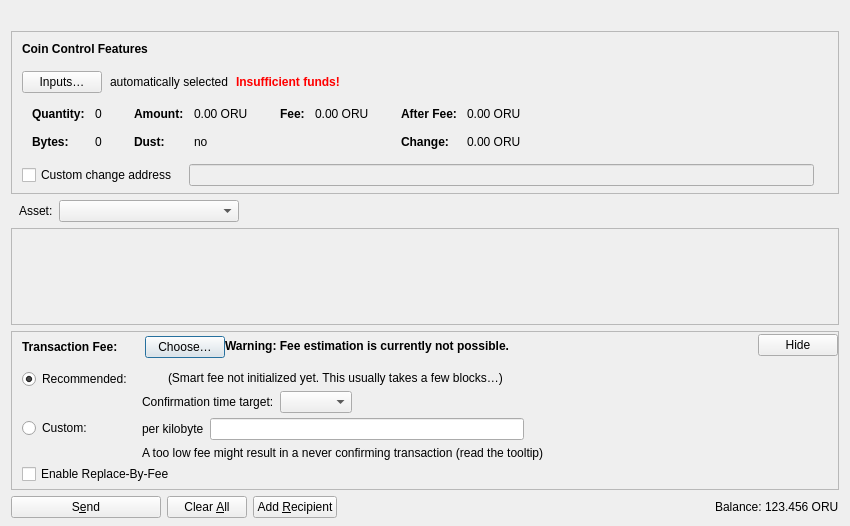
<?xml version="1.0" encoding="UTF-8"?>
<ui version="4.0">
 <class>SendCoinsDialog</class>
 <widget class="QDialog" name="SendCoinsDialog">
  <property name="geometry">
   <rect>
    <x>0</x>
    <y>0</y>
    <width>850</width>
    <height>526</height>
   </rect>
  </property>
  <property name="windowTitle">
   <string>Send Coins</string>
  </property>
  <layout class="QVBoxLayout" name="verticalLayout" stretch="0,0,0,1,0,0">
   <property name="bottomMargin">
    <number>8</number>
   </property>
   <item>
    <widget class="QLabel" name="labelExtremeSafetyWarning">
     <property name="wordWrap">
      <bool>true</bool>
     </property>
     <property name="visible">
      <bool>false</bool>
     </property>
     <property name="text">
      <string notr="true"/>
     </property>
    </widget>
   </item>
   <item>
    <widget class="QFrame" name="frameCoinControl">
     <property name="sizePolicy">
      <sizepolicy hsizetype="Expanding" vsizetype="Expanding">
       <horstretch>0</horstretch>
       <verstretch>0</verstretch>
      </sizepolicy>
     </property>
     <property name="maximumSize">
      <size>
       <width>16777215</width>
       <height>16777215</height>
      </size>
     </property>
     <property name="frameShape">
      <enum>QFrame::StyledPanel</enum>
     </property>
     <property name="frameShadow">
      <enum>QFrame::Sunken</enum>
     </property>
     <layout class="QVBoxLayout" name="verticalLayoutCoinControl2">
      <property name="spacing">
       <number>0</number>
      </property>
      <property name="leftMargin">
       <number>0</number>
      </property>
      <property name="topMargin">
       <number>0</number>
      </property>
      <property name="rightMargin">
       <number>0</number>
      </property>
      <property name="bottomMargin">
       <number>6</number>
      </property>
      <item>
       <layout class="QVBoxLayout" name="verticalLayoutCoinControl" stretch="0,0,0,0,1">
        <property name="spacing">
         <number>0</number>
        </property>
        <property name="leftMargin">
         <number>10</number>
        </property>
        <property name="topMargin">
         <number>10</number>
        </property>
        <item>
         <layout class="QHBoxLayout" name="horizontalLayoutCoinControl1">
          <property name="bottomMargin">
           <number>15</number>
          </property>
          <item>
           <widget class="QLabel" name="labelCoinControlFeatures">
            <property name="sizePolicy">
             <sizepolicy hsizetype="Preferred" vsizetype="Maximum">
              <horstretch>0</horstretch>
              <verstretch>0</verstretch>
             </sizepolicy>
            </property>
            <property name="font">
             <font>
              <weight>75</weight>
              <bold>true</bold>
             </font>
            </property>
            <property name="styleSheet">
             <string notr="true">font-weight:bold;</string>
            </property>
            <property name="text">
             <string>Coin Control Features</string>
            </property>
           </widget>
          </item>
         </layout>
        </item>
        <item>
         <layout class="QHBoxLayout" name="horizontalLayoutCoinControl2" stretch="0,0,0,0">
          <property name="spacing">
           <number>8</number>
          </property>
          <property name="bottomMargin">
           <number>10</number>
          </property>
          <item>
           <widget class="QPushButton" name="pushButtonCoinControl">
            <property name="styleSheet">
             <string notr="true"/>
            </property>
            <property name="text">
             <string>Inputs…</string>
            </property>
            <property name="autoDefault">
             <bool>false</bool>
            </property>
           </widget>
          </item>
          <item>
           <widget class="QLabel" name="labelCoinControlAutomaticallySelected">
            <property name="text">
             <string>automatically selected</string>
            </property>
            <property name="margin">
             <number>5</number>
            </property>
           </widget>
          </item>
          <item>
           <widget class="QLabel" name="labelCoinControlInsuffFunds">
            <property name="font">
             <font>
              <weight>75</weight>
              <bold>true</bold>
             </font>
            </property>
            <property name="styleSheet">
             <string notr="true">color:red;font-weight:bold;</string>
            </property>
            <property name="text">
             <string>Insufficient funds!</string>
            </property>
            <property name="margin">
             <number>5</number>
            </property>
           </widget>
          </item>
          <item>
           <spacer name="horizontalSpacerCoinControl">
            <property name="orientation">
             <enum>Qt::Horizontal</enum>
            </property>
            <property name="sizeHint" stdset="0">
             <size>
              <width>40</width>
              <height>1</height>
             </size>
            </property>
           </spacer>
          </item>
         </layout>
        </item>
        <item>
         <widget class="QWidget" name="widgetCoinControl" native="true">
          <property name="sizePolicy">
           <sizepolicy hsizetype="Preferred" vsizetype="Preferred">
            <horstretch>0</horstretch>
            <verstretch>0</verstretch>
           </sizepolicy>
          </property>
          <property name="minimumSize">
           <size>
            <width>0</width>
            <height>0</height>
           </size>
          </property>
          <property name="styleSheet">
           <string notr="true"/>
          </property>
          <layout class="QHBoxLayout" name="horizontalLayoutCoinControl5">
           <property name="leftMargin">
            <number>0</number>
           </property>
           <property name="topMargin">
            <number>0</number>
           </property>
           <property name="rightMargin">
            <number>0</number>
           </property>
           <property name="bottomMargin">
            <number>0</number>
           </property>
           <item>
            <layout class="QHBoxLayout" name="horizontalLayoutCoinControl3" stretch="0,0,0,1">
             <property name="spacing">
              <number>20</number>
             </property>
             <property name="topMargin">
              <number>0</number>
             </property>
             <property name="bottomMargin">
              <number>10</number>
             </property>
             <item>
              <layout class="QFormLayout" name="formLayoutCoinControl1">
               <property name="horizontalSpacing">
                <number>10</number>
               </property>
               <property name="verticalSpacing">
                <number>14</number>
               </property>
               <property name="leftMargin">
                <number>10</number>
               </property>
               <property name="topMargin">
                <number>4</number>
               </property>
               <property name="rightMargin">
                <number>6</number>
               </property>
               <item row="0" column="0">
                <widget class="QLabel" name="labelCoinControlQuantityText">
                 <property name="font">
                  <font>
                   <weight>75</weight>
                   <bold>true</bold>
                  </font>
                 </property>
                 <property name="text">
                  <string>Quantity:</string>
                 </property>
                 <property name="margin">
                  <number>0</number>
                 </property>
                </widget>
               </item>
               <item row="0" column="1">
                <widget class="QLabel" name="labelCoinControlQuantity">
                 <property name="cursor">
                  <cursorShape>IBeamCursor</cursorShape>
                 </property>
                 <property name="contextMenuPolicy">
                  <enum>Qt::ActionsContextMenu</enum>
                 </property>
                 <property name="text">
                  <string notr="true">0</string>
                 </property>
                 <property name="margin">
                  <number>0</number>
                 </property>
                 <property name="textInteractionFlags">
                  <set>Qt::LinksAccessibleByMouse|Qt::TextSelectableByKeyboard|Qt::TextSelectableByMouse</set>
                 </property>
                </widget>
               </item>
               <item row="1" column="0">
                <widget class="QLabel" name="labelCoinControlBytesText">
                 <property name="font">
                  <font>
                   <weight>75</weight>
                   <bold>true</bold>
                  </font>
                 </property>
                 <property name="text">
                  <string>Bytes:</string>
                 </property>
                </widget>
               </item>
               <item row="1" column="1">
                <widget class="QLabel" name="labelCoinControlBytes">
                 <property name="cursor">
                  <cursorShape>IBeamCursor</cursorShape>
                 </property>
                 <property name="contextMenuPolicy">
                  <enum>Qt::ActionsContextMenu</enum>
                 </property>
                 <property name="text">
                  <string notr="true">0</string>
                 </property>
                 <property name="textInteractionFlags">
                  <set>Qt::LinksAccessibleByMouse|Qt::TextSelectableByKeyboard|Qt::TextSelectableByMouse</set>
                 </property>
                </widget>
               </item>
              </layout>
             </item>
             <item>
              <layout class="QFormLayout" name="formLayoutCoinControl2">
               <property name="horizontalSpacing">
                <number>10</number>
               </property>
               <property name="verticalSpacing">
                <number>14</number>
               </property>
               <property name="leftMargin">
                <number>6</number>
               </property>
               <property name="topMargin">
                <number>4</number>
               </property>
               <property name="rightMargin">
                <number>6</number>
               </property>
               <item row="0" column="0">
                <widget class="QLabel" name="labelCoinControlAmountText">
                 <property name="font">
                  <font>
                   <weight>75</weight>
                   <bold>true</bold>
                  </font>
                 </property>
                 <property name="text">
                  <string>Amount:</string>
                 </property>
                 <property name="margin">
                  <number>0</number>
                 </property>
                </widget>
               </item>
               <item row="0" column="1">
                <widget class="QLabel" name="labelCoinControlAmount">
                 <property name="cursor">
                  <cursorShape>IBeamCursor</cursorShape>
                 </property>
                 <property name="contextMenuPolicy">
                  <enum>Qt::ActionsContextMenu</enum>
                 </property>
                 <property name="text">
                  <string notr="true">0.00 ORU</string>
                 </property>
                 <property name="textInteractionFlags">
                  <set>Qt::LinksAccessibleByMouse|Qt::TextSelectableByKeyboard|Qt::TextSelectableByMouse</set>
                 </property>
                </widget>
               </item>
               <item row="1" column="0">
                <widget class="QLabel" name="labelCoinControlLowOutputText">
                 <property name="font">
                  <font>
                   <weight>75</weight>
                   <bold>true</bold>
                  </font>
                 </property>
                 <property name="text">
                  <string>Dust:</string>
                 </property>
                </widget>
               </item>
               <item row="1" column="1">
                <widget class="QLabel" name="labelCoinControlLowOutput">
                 <property name="cursor">
                  <cursorShape>IBeamCursor</cursorShape>
                 </property>
                 <property name="contextMenuPolicy">
                  <enum>Qt::ActionsContextMenu</enum>
                 </property>
                 <property name="text">
                  <string notr="true">no</string>
                 </property>
                 <property name="textInteractionFlags">
                  <set>Qt::LinksAccessibleByMouse|Qt::TextSelectableByKeyboard|Qt::TextSelectableByMouse</set>
                 </property>
                </widget>
               </item>
              </layout>
             </item>
             <item>
              <layout class="QFormLayout" name="formLayoutCoinControl3">
               <property name="horizontalSpacing">
                <number>10</number>
               </property>
               <property name="verticalSpacing">
                <number>14</number>
               </property>
               <property name="leftMargin">
                <number>6</number>
               </property>
               <property name="topMargin">
                <number>4</number>
               </property>
               <property name="rightMargin">
                <number>6</number>
               </property>
               <item row="0" column="0">
                <widget class="QLabel" name="labelCoinControlFeeText">
                 <property name="font">
                  <font>
                   <weight>75</weight>
                   <bold>true</bold>
                  </font>
                 </property>
                 <property name="text">
                  <string>Fee:</string>
                 </property>
                 <property name="margin">
                  <number>0</number>
                 </property>
                </widget>
               </item>
               <item row="0" column="1">
                <widget class="QLabel" name="labelCoinControlFee">
                 <property name="cursor">
                  <cursorShape>IBeamCursor</cursorShape>
                 </property>
                 <property name="contextMenuPolicy">
                  <enum>Qt::ActionsContextMenu</enum>
                 </property>
                 <property name="text">
                  <string notr="true">0.00 ORU</string>
                 </property>
                 <property name="textInteractionFlags">
                  <set>Qt::LinksAccessibleByMouse|Qt::TextSelectableByKeyboard|Qt::TextSelectableByMouse</set>
                 </property>
                </widget>
               </item>
              </layout>
             </item>
             <item>
              <layout class="QFormLayout" name="formLayoutCoinControl4">
               <property name="horizontalSpacing">
                <number>10</number>
               </property>
               <property name="verticalSpacing">
                <number>14</number>
               </property>
               <property name="leftMargin">
                <number>6</number>
               </property>
               <property name="topMargin">
                <number>4</number>
               </property>
               <property name="rightMargin">
                <number>6</number>
               </property>
               <item row="0" column="0">
                <widget class="QLabel" name="labelCoinControlAfterFeeText">
                 <property name="font">
                  <font>
                   <weight>75</weight>
                   <bold>true</bold>
                  </font>
                 </property>
                 <property name="text">
                  <string>After Fee:</string>
                 </property>
                 <property name="margin">
                  <number>0</number>
                 </property>
                </widget>
               </item>
               <item row="0" column="1">
                <widget class="QLabel" name="labelCoinControlAfterFee">
                 <property name="cursor">
                  <cursorShape>IBeamCursor</cursorShape>
                 </property>
                 <property name="contextMenuPolicy">
                  <enum>Qt::ActionsContextMenu</enum>
                 </property>
                 <property name="text">
                  <string notr="true">0.00 ORU</string>
                 </property>
                 <property name="textInteractionFlags">
                  <set>Qt::LinksAccessibleByMouse|Qt::TextSelectableByKeyboard|Qt::TextSelectableByMouse</set>
                 </property>
                </widget>
               </item>
               <item row="1" column="0">
                <widget class="QLabel" name="labelCoinControlChangeText">
                 <property name="font">
                  <font>
                   <weight>75</weight>
                   <bold>true</bold>
                  </font>
                 </property>
                 <property name="text">
                  <string>Change:</string>
                 </property>
                </widget>
               </item>
               <item row="1" column="1">
                <widget class="QLabel" name="labelCoinControlChange">
                 <property name="cursor">
                  <cursorShape>IBeamCursor</cursorShape>
                 </property>
                 <property name="contextMenuPolicy">
                  <enum>Qt::ActionsContextMenu</enum>
                 </property>
                 <property name="text">
                  <string notr="true">0.00 ORU</string>
                 </property>
                 <property name="textInteractionFlags">
                  <set>Qt::LinksAccessibleByMouse|Qt::TextSelectableByKeyboard|Qt::TextSelectableByMouse</set>
                 </property>
                </widget>
               </item>
              </layout>
             </item>
            </layout>
           </item>
          </layout>
         </widget>
        </item>
        <item>
         <layout class="QHBoxLayout" name="horizontalLayoutCoinControl4" stretch="0,0,0">
          <property name="spacing">
           <number>12</number>
          </property>
          <property name="sizeConstraint">
           <enum>QLayout::SetDefaultConstraint</enum>
          </property>
          <property name="topMargin">
           <number>5</number>
          </property>
          <property name="rightMargin">
           <number>5</number>
          </property>
          <item>
           <widget class="QCheckBox" name="checkBoxCoinControlChange">
            <property name="toolTip">
             <string>If this is activated, but the change address is empty or invalid, change will be sent to a newly generated address.</string>
            </property>
            <property name="text">
             <string>Custom change address</string>
            </property>
           </widget>
          </item>
          <item>
           <widget class="QValidatedLineEdit" name="lineEditCoinControlChange">
            <property name="enabled">
             <bool>false</bool>
            </property>
            <property name="sizePolicy">
             <sizepolicy hsizetype="Expanding" vsizetype="Fixed">
              <horstretch>0</horstretch>
              <verstretch>0</verstretch>
             </sizepolicy>
            </property>
           </widget>
          </item>
          <item>
           <widget class="QLabel" name="labelCoinControlChangeLabel">
            <property name="sizePolicy">
             <sizepolicy hsizetype="Preferred" vsizetype="Expanding">
              <horstretch>0</horstretch>
              <verstretch>0</verstretch>
             </sizepolicy>
            </property>
            <property name="minimumSize">
             <size>
              <width>0</width>
              <height>0</height>
             </size>
            </property>
            <property name="text">
             <string/>
            </property>
            <property name="margin">
             <number>3</number>
            </property>
           </widget>
          </item>
         </layout>
        </item>
        <item>
         <spacer name="verticalSpacerCoinControl">
          <property name="orientation">
           <enum>Qt::Vertical</enum>
          </property>
          <property name="sizeHint" stdset="0">
           <size>
            <width>800</width>
            <height>1</height>
           </size>
          </property>
         </spacer>
        </item>
       </layout>
      </item>
     </layout>
    </widget>
   </item>
   <item>
    <layout class="QHBoxLayout" name="horizontalLayoutSendAsset">
     <property name="leftMargin">
      <number>8</number>
     </property>
     <item>
      <widget class="QLabel" name="labelSendAsset">
       <property name="text">
        <string>Asset:</string>
       </property>
      </widget>
     </item>
     <item>
      <widget class="QComboBox" name="comboSendAsset">
       <property name="minimumSize">
        <size>
         <width>180</width>
         <height>0</height>
        </size>
       </property>
       <property name="toolTip">
        <string>Select ORU or RES for this send. The wallet does not infer or mix assets.</string>
       </property>
      </widget>
     </item>
     <item>
      <spacer name="horizontalSpacerSendAsset">
       <property name="orientation">
        <enum>Qt::Horizontal</enum>
       </property>
       <property name="sizeHint" stdset="0">
        <size>
         <width>40</width>
         <height>20</height>
        </size>
       </property>
      </spacer>
     </item>
    </layout>
   </item>
   <item>
    <widget class="QScrollArea" name="scrollArea">
     <property name="widgetResizable">
      <bool>true</bool>
     </property>
     <widget class="QWidget" name="scrollAreaWidgetContents">
      <property name="geometry">
       <rect>
        <x>0</x>
        <y>0</y>
        <width>830</width>
        <height>104</height>
       </rect>
      </property>
      <layout class="QVBoxLayout" name="verticalLayout_2" stretch="0,1">
       <property name="leftMargin">
        <number>0</number>
       </property>
       <property name="topMargin">
        <number>0</number>
       </property>
       <property name="rightMargin">
        <number>0</number>
       </property>
       <property name="bottomMargin">
        <number>0</number>
       </property>
       <item>
        <layout class="QVBoxLayout" name="entries">
         <property name="spacing">
          <number>6</number>
         </property>
        </layout>
       </item>
       <item>
        <spacer name="verticalSpacer">
         <property name="orientation">
          <enum>Qt::Vertical</enum>
         </property>
         <property name="sizeHint" stdset="0">
          <size>
           <width>20</width>
           <height>40</height>
          </size>
         </property>
        </spacer>
       </item>
      </layout>
     </widget>
    </widget>
   </item>
   <item>
    <widget class="QFrame" name="frameFee">
     <property name="sizePolicy">
      <sizepolicy hsizetype="Expanding" vsizetype="Expanding">
       <horstretch>0</horstretch>
       <verstretch>0</verstretch>
      </sizepolicy>
     </property>
     <property name="maximumSize">
      <size>
       <width>16777215</width>
       <height>16777215</height>
      </size>
     </property>
     <property name="frameShape">
      <enum>QFrame::StyledPanel</enum>
     </property>
     <property name="frameShadow">
      <enum>QFrame::Sunken</enum>
     </property>
     <layout class="QVBoxLayout" name="verticalLayoutFee1">
      <property name="spacing">
       <number>0</number>
      </property>
      <property name="leftMargin">
       <number>0</number>
      </property>
      <property name="topMargin">
       <number>0</number>
      </property>
      <property name="rightMargin">
       <number>0</number>
      </property>
      <property name="bottomMargin">
       <number>0</number>
      </property>
      <item>
       <layout class="QVBoxLayout" name="verticalLayoutFee2" stretch="0,0,0">
        <property name="spacing">
         <number>0</number>
        </property>
        <property name="leftMargin">
         <number>10</number>
        </property>
        <property name="topMargin">
         <number>0</number>
        </property>
        <item>
         <layout class="QHBoxLayout" name="horizontalLayoutFee1">
          <property name="bottomMargin">
           <number>0</number>
          </property>
          <item>
           <layout class="QVBoxLayout" name="verticalLayoutFee7">
            <property name="spacing">
             <number>0</number>
            </property>
            <item>
             <spacer name="verticalSpacerSmartFee">
              <property name="orientation">
               <enum>Qt::Vertical</enum>
              </property>
              <property name="sizeType">
               <enum>QSizePolicy::Fixed</enum>
              </property>
              <property name="sizeHint" stdset="0">
               <size>
                <width>1</width>
                <height>4</height>
               </size>
              </property>
             </spacer>
            </item>
            <item>
             <layout class="QHBoxLayout" name="horizontalLayoutSmartFee">
              <property name="spacing">
               <number>10</number>
              </property>
              <item>
               <widget class="QLabel" name="labelFeeHeadline">
                <property name="sizePolicy">
                 <sizepolicy hsizetype="Preferred" vsizetype="Maximum">
                  <horstretch>0</horstretch>
                  <verstretch>0</verstretch>
                 </sizepolicy>
                </property>
                <property name="font">
                 <font>
                  <weight>75</weight>
                  <bold>true</bold>
                 </font>
                </property>
                <property name="styleSheet">
                 <string notr="true">font-weight:bold;</string>
                </property>
                <property name="text">
                 <string>Transaction Fee:</string>
                </property>
               </widget>
              </item>
              <item>
               <widget class="QLabel" name="labelFeeMinimized">
                <property name="text">
                 <string/>
                </property>
               </widget>
              </item>
              <item>
               <widget class="QPushButton" name="buttonChooseFee">
                <property name="text">
                 <string>Choose…</string>
                </property>
               </widget>
              </item>
             </layout>
            </item>
            <item>
             <spacer name="verticalSpacer_5">
              <property name="orientation">
               <enum>Qt::Vertical</enum>
              </property>
              <property name="sizeHint" stdset="0">
               <size>
                <width>1</width>
                <height>1</height>
               </size>
              </property>
             </spacer>
            </item>
           </layout>
          </item>
          <item>
           <widget class="QLabel" name="fallbackFeeWarningLabel">
            <property name="toolTip">
             <string>Using the fallbackfee can result in sending a transaction that will take several hours or days (or never) to confirm. Consider choosing your fee manually or wait until you have validated the complete chain.</string>
            </property>
            <property name="font">
            <font>
                <weight>75</weight>
                <bold>true</bold>
            </font>
            </property>
            <property name="text">
             <string>Warning: Fee estimation is currently not possible.</string>
            </property>
            <property name="wordWrap">
             <bool>false</bool>
            </property>
           </widget>
          </item>
          <item>
           <spacer name="horizontalSpacer_4">
            <property name="orientation">
             <enum>Qt::Horizontal</enum>
            </property>
            <property name="sizeType">
             <enum>QSizePolicy::MinimumExpanding</enum>
            </property>
            <property name="sizeHint" stdset="0">
             <size>
              <width>40</width>
              <height>20</height>
             </size>
            </property>
           </spacer>
          </item>
          <item>
           <widget class="QPushButton" name="buttonMinimizeFee">
            <property name="toolTip">
             <string>Hide transaction fee settings</string>
            </property>
            <property name="text">
             <string>Hide</string>
            </property>
           </widget>
          </item>
         </layout>
        </item>
        <item>
         <widget class="QFrame" name="frameFeeSelection">
          <layout class="QVBoxLayout" name="verticalLayoutFee12">
           <property name="spacing">
            <number>0</number>
           </property>
           <property name="leftMargin">
            <number>0</number>
           </property>
           <property name="topMargin">
            <number>0</number>
           </property>
           <property name="rightMargin">
            <number>0</number>
           </property>
           <property name="bottomMargin">
            <number>0</number>
           </property>
           <item>
            <layout class="QGridLayout" name="gridLayoutFee">
             <property name="topMargin">
              <number>10</number>
             </property>
             <property name="bottomMargin">
              <number>4</number>
             </property>
             <property name="horizontalSpacing">
              <number>10</number>
             </property>
             <property name="verticalSpacing">
              <number>4</number>
             </property>
             <item row="1" column="1">
              <layout class="QVBoxLayout" name="verticalLayoutFee8">
               <property name="spacing">
                <number>6</number>
               </property>
               <item>
                <layout class="QHBoxLayout" name="horizontalLayoutFee13">
                 <item>
                  <widget class="QLabel" name="labelCustomPerKilobyte">
                   <property name="toolTip">
                    <string>Specify a custom fee per kB (1,000 bytes) of the transaction's virtual size.

Note:  Since the fee is calculated on a per-byte basis, a fee rate of "100 Tharns per kvB" for a transaction size of 500 virtual bytes (half of 1 kvB) would ultimately yield a fee of only 50 Tharns.</string>
                   </property>
                   <property name="text">
                    <string>per kilobyte</string>
                   </property>
                  </widget>
                 </item>
                 <item>
                  <widget class="BitcoinAmountField" name="customFee"/>
                 </item>
                 <item>
                  <spacer name="horizontalSpacer_6">
                   <property name="orientation">
                    <enum>Qt::Horizontal</enum>
                   </property>
                   <property name="sizeHint" stdset="0">
                    <size>
                     <width>1</width>
                     <height>1</height>
                    </size>
                   </property>
                  </spacer>
                 </item>
                </layout>
               </item>
               <item>
                <layout class="QHBoxLayout" name="horizontalLayoutFee8">
                 <item>
                  <widget class="QLabel" name="labelCustomFeeWarning">
                   <property name="enabled">
                    <bool>true</bool>
                   </property>
                   <property name="toolTip">
                    <string>When there is less transaction volume than space in the blocks, miners as well as relaying nodes may enforce a minimum fee. Paying only this minimum fee is just fine, but be aware that this can result in a never confirming transaction once there is more demand for rigor transactions than the network can process.</string>
                   </property>
                   <property name="text">
                    <string>A too low fee might result in a never confirming transaction (read the tooltip)</string>
                   </property>
                  </widget>
                 </item>
                 <item>
                  <spacer name="horizontalSpacer_2">
                   <property name="orientation">
                    <enum>Qt::Horizontal</enum>
                   </property>
                   <property name="sizeHint" stdset="0">
                    <size>
                     <width>1</width>
                     <height>1</height>
                    </size>
                   </property>
                  </spacer>
                 </item>
                </layout>
               </item>
              </layout>
             </item>
             <item row="0" column="0">
              <layout class="QVBoxLayout" name="verticalLayoutFee4" stretch="0,1">
               <item>
                <widget class="QRadioButton" name="radioSmartFee">
                 <property name="text">
                  <string>Recommended:</string>
                 </property>
                 <property name="checked">
                  <bool>true</bool>
                 </property>
                 <attribute name="buttonGroup">
                  <string notr="true">groupFee</string>
                 </attribute>
                </widget>
               </item>
               <item>
                <spacer name="verticalSpacer_2">
                 <property name="orientation">
                  <enum>Qt::Vertical</enum>
                 </property>
                 <property name="sizeHint" stdset="0">
                  <size>
                   <width>1</width>
                   <height>1</height>
                  </size>
                 </property>
                </spacer>
               </item>
              </layout>
             </item>
             <item row="1" column="0">
              <layout class="QVBoxLayout" name="verticalLayoutFee9" stretch="0,1">
               <item>
                <widget class="QRadioButton" name="radioCustomFee">
                 <property name="text">
                  <string>Custom:</string>
                 </property>
                 <attribute name="buttonGroup">
                  <string notr="true">groupFee</string>
                 </attribute>
                </widget>
               </item>
               <item>
                <spacer name="verticalSpacer_6">
                 <property name="orientation">
                  <enum>Qt::Vertical</enum>
                 </property>
                 <property name="sizeHint" stdset="0">
                  <size>
                   <width>1</width>
                   <height>1</height>
                  </size>
                 </property>
                </spacer>
               </item>
              </layout>
             </item>
             <item row="0" column="1">
              <layout class="QVBoxLayout" name="verticalLayoutFee3" stretch="0,0,1">
               <property name="spacing">
                <number>6</number>
               </property>
               <property name="topMargin">
                <number>2</number>
               </property>
               <item>
                <layout class="QHBoxLayout" name="horizontalLayoutFee12">
                 <item>
                  <widget class="QLabel" name="labelSmartFee">
                   <property name="text">
                    <string/>
                   </property>
                  </widget>
                 </item>
                 <item>
                  <widget class="QLabel" name="labelFeeEstimation">
                   <property name="text">
                    <string/>
                   </property>
                  </widget>
                 </item>
                 <item>
                  <widget class="QLabel" name="labelSmartFee2">
                   <property name="text">
                    <string>(Smart fee not initialized yet. This usually takes a few blocks…)</string>
                   </property>
                  </widget>
                 </item>
                 <item>
                  <spacer name="horizontalSpacer_5">
                   <property name="orientation">
                    <enum>Qt::Horizontal</enum>
                   </property>
                   <property name="sizeHint" stdset="0">
                    <size>
                     <width>1</width>
                     <height>1</height>
                    </size>
                   </property>
                  </spacer>
                 </item>
                </layout>
               </item>
               <item>
                <layout class="QHBoxLayout" name="horizontalLayoutFee9">
                 <item>
                  <layout class="QVBoxLayout" name="verticalLayoutFee6">
                   <item>
                    <widget class="QLabel" name="labelSmartFee3">
                     <property name="text">
                      <string>Confirmation time target:</string>
                     </property>
                    </widget>
                   </item>
                  </layout>
                 </item>
                 <item>
                  <layout class="QVBoxLayout" name="verticalLayoutFee5">
                   <property name="rightMargin">
                    <number>30</number>
                   </property>
                   <item>
                    <layout class="QHBoxLayout" name="horizontalLayoutConfTarget">
                     <property name="bottomMargin">
                      <number>0</number>
                     </property>
                     <item>
                      <widget class="QComboBox" name="confTargetSelector"/>
                     </item>
                     <item>
                      <spacer name="horizontalSpacerConfTarget">
                       <property name="orientation">
                        <enum>Qt::Horizontal</enum>
                       </property>
                       <property name="sizeHint" stdset="0">
                        <size>
                         <width>40</width>
                         <height>20</height>
                        </size>
                       </property>
                      </spacer>
                     </item>
                    </layout>
                   </item>
                  </layout>
                 </item>
                </layout>
               </item>
               <item>
                <spacer name="verticalSpacer_4">
                 <property name="orientation">
                  <enum>Qt::Vertical</enum>
                 </property>
                 <property name="sizeHint" stdset="0">
                  <size>
                   <width>1</width>
                   <height>1</height>
                  </size>
                 </property>
                </spacer>
               </item>
              </layout>
             </item>
            </layout>
           </item>
           <item>
            <widget class="QCheckBox" name="optInRBF">
             <property name="text">
              <string>Enable Replace-By-Fee</string>
             </property>
             <property name="toolTip">
              <string>With Replace-By-Fee (BIP-125) you can increase a transaction's fee after it is sent. Without this, a higher fee may be recommended to compensate for increased transaction delay risk.</string>
             </property>
            </widget>
           </item>
          </layout>
         </widget>
        </item>
        <item>
         <spacer name="verticalSpacerFee">
          <property name="orientation">
           <enum>Qt::Vertical</enum>
          </property>
          <property name="sizeHint" stdset="0">
           <size>
            <width>40</width>
            <height>5</height>
           </size>
          </property>
         </spacer>
        </item>
       </layout>
      </item>
     </layout>
    </widget>
   </item>
   <item>
    <layout class="QHBoxLayout" name="horizontalLayout">
     <item>
      <widget class="QPushButton" name="sendButton">
       <property name="minimumSize">
        <size>
         <width>150</width>
         <height>0</height>
        </size>
       </property>
       <property name="toolTip">
        <string>Confirm the send action</string>
       </property>
       <property name="text">
        <string>S&amp;end</string>
       </property>
       <property name="icon">
        <iconset resource="../rigor.qrc">
         <normaloff>:/icons/send</normaloff>:/icons/send</iconset>
       </property>
       <property name="autoDefault">
        <bool>false</bool>
       </property>
       <property name="default">
        <bool>false</bool>
       </property>
      </widget>
     </item>
     <item>
      <widget class="QPushButton" name="clearButton">
       <property name="sizePolicy">
        <sizepolicy hsizetype="Minimum" vsizetype="Fixed">
         <horstretch>0</horstretch>
         <verstretch>0</verstretch>
        </sizepolicy>
       </property>
       <property name="toolTip">
        <string>Clear all fields of the form.</string>
       </property>
       <property name="text">
        <string>Clear &amp;All</string>
       </property>
       <property name="icon">
        <iconset resource="../rigor.qrc">
         <normaloff>:/icons/remove</normaloff>:/icons/remove</iconset>
       </property>
       <property name="autoDefault">
        <bool>false</bool>
       </property>
      </widget>
     </item>
     <item>
      <widget class="QPushButton" name="addButton">
       <property name="toolTip">
        <string>Send to multiple recipients at once</string>
       </property>
       <property name="text">
        <string>Add &amp;Recipient</string>
       </property>
       <property name="icon">
        <iconset resource="../rigor.qrc">
         <normaloff>:/icons/add</normaloff>:/icons/add</iconset>
       </property>
       <property name="autoDefault">
        <bool>false</bool>
       </property>
      </widget>
     </item>
     <item>
      <spacer name="horizontalSpacer">
       <property name="orientation">
        <enum>Qt::Horizontal</enum>
       </property>
       <property name="sizeHint" stdset="0">
        <size>
         <width>40</width>
         <height>20</height>
        </size>
       </property>
      </spacer>
     </item>
     <item>
      <layout class="QHBoxLayout" name="horizontalLayout_2">
       <property name="spacing">
        <number>3</number>
       </property>
       <item>
        <widget class="QLabel" name="labelBalanceName">
         <property name="sizePolicy">
          <sizepolicy hsizetype="Preferred" vsizetype="Fixed">
           <horstretch>0</horstretch>
           <verstretch>0</verstretch>
          </sizepolicy>
         </property>
         <property name="text">
          <string>Balance:</string>
         </property>
        </widget>
       </item>
       <item>
        <widget class="QLabel" name="labelBalance">
         <property name="sizePolicy">
          <sizepolicy hsizetype="Preferred" vsizetype="Fixed">
           <horstretch>0</horstretch>
           <verstretch>0</verstretch>
          </sizepolicy>
         </property>
         <property name="cursor">
          <cursorShape>IBeamCursor</cursorShape>
         </property>
         <property name="text">
          <string notr="true">123.456 ORU</string>
         </property>
         <property name="textInteractionFlags">
          <set>Qt::LinksAccessibleByMouse|Qt::TextSelectableByKeyboard|Qt::TextSelectableByMouse</set>
         </property>
        </widget>
       </item>
      </layout>
     </item>
    </layout>
   </item>
  </layout>
 </widget>
 <customwidgets>
  <customwidget>
   <class>QValidatedLineEdit</class>
   <extends>QLineEdit</extends>
   <header>qt/qvalidatedlineedit.h</header>
  </customwidget>
  <customwidget>
   <class>BitcoinAmountField</class>
   <extends>QLineEdit</extends>
   <header>qt/bitcoinamountfield.h</header>
   <container>1</container>
  </customwidget>
 </customwidgets>
 <resources>
  <include location="../rigor.qrc"/>
 </resources>
 <connections/>
 <buttongroups>
  <buttongroup name="groupFee"/>
 </buttongroups>
</ui>
